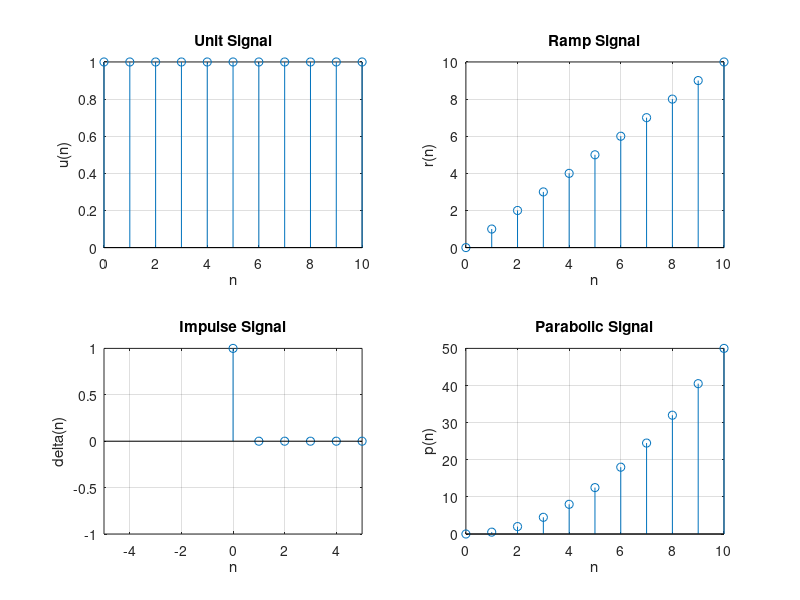

Reproduce this figure in MATLAB.
%code to find unit, ramp, impulse and parabola signals

n = 0:1:10;

u = (n >= 0);              % Unit signal         

r = n .* (n >= 0);          % Ramp signal

d = (n == 0);             % Impulse signal

p = (n.^2 / 2) .* (n >= 0);        % Parabolic signal

subplot(2,2,1);
stem(n,u);
xlabel('n');
ylabel('u(n)');
title('Unit Signal');
grid on;

subplot(2,2,2);
stem(n,r);
xlabel('n');
ylabel('r(n)');
title('Ramp Signal');
grid on;

subplot(2,2,3);
stem(n,d);
axis([-5 5 -1 1]);
xlabel('n');
ylabel('delta(n)');
title('Impulse Signal');
grid on;

subplot(2,2,4);
stem(n,p);
xlabel('n');
ylabel('p(n)');
title('Parabolic Signal');
grid on;
